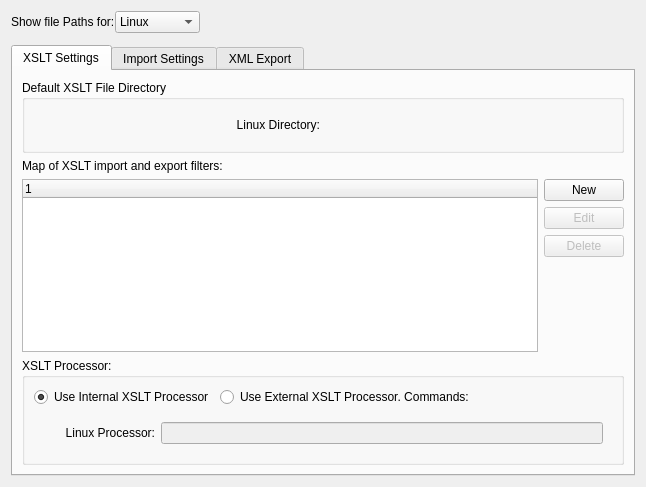
<?xml version="1.0" encoding="UTF-8"?>
<ui version="4.0">
 <comment>This file is part of the xTuple ERP: PostBooks Edition, a free and
open source Enterprise Resource Planning software suite,
Copyright (c) 1999-2018 by OpenMFG LLC, d/b/a xTuple.
It is licensed to you under the Common Public Attribution License
version 1.0, the full text of which (including xTuple-specific Exhibits)
is available at www.xtuple.com/CPAL.  By using this software, you agree
to be bound by its terms.</comment>
 <class>configureIE</class>
 <widget class="QWidget" name="configureIE">
  <property name="geometry">
   <rect>
    <x>0</x>
    <y>0</y>
    <width>646</width>
    <height>487</height>
   </rect>
  </property>
  <property name="windowTitle">
   <string>Configure Import and Export</string>
  </property>
  <layout class="QGridLayout" name="gridLayout_27">
   <item row="0" column="0">
    <layout class="QGridLayout" name="gridLayout_26">
     <property name="verticalSpacing">
      <number>12</number>
     </property>
     <item row="0" column="0">
      <layout class="QHBoxLayout" name="_osPathLit">
       <item>
        <widget class="QLabel" name="_osLit">
         <property name="text">
          <string>Show file Paths for:</string>
         </property>
        </widget>
       </item>
       <item>
        <widget class="QComboBox" name="_os">
         <item>
          <property name="text">
           <string>Linux</string>
          </property>
         </item>
         <item>
          <property name="text">
           <string>Windows</string>
          </property>
         </item>
         <item>
          <property name="text">
           <string>Macintosh</string>
          </property>
         </item>
        </widget>
       </item>
       <item>
        <spacer name="horizontalSpacer_2">
         <property name="orientation">
          <enum>Qt::Horizontal</enum>
         </property>
         <property name="sizeHint" stdset="0">
          <size>
           <width>40</width>
           <height>20</height>
          </size>
         </property>
        </spacer>
       </item>
      </layout>
     </item>
     <item row="1" column="0">
      <widget class="QTabWidget" name="_tabs">
       <property name="currentIndex">
        <number>0</number>
       </property>
       <widget class="QWidget" name="_mappingTab">
        <attribute name="title">
         <string>XSLT Settings</string>
        </attribute>
        <layout class="QGridLayout" name="gridLayout_8">
         <item row="0" column="0">
          <widget class="QGroupBox" name="_xsltDefaultDirBox">
           <property name="title">
            <string>Default XSLT File Directory</string>
           </property>
           <layout class="QGridLayout" name="gridLayout_12">
            <item row="0" column="0">
             <widget class="QStackedWidget" name="_xsltDefaultDirStack">
              <property name="currentIndex">
               <number>0</number>
              </property>
              <widget class="QWidget" name="page">
               <layout class="QGridLayout" name="gridLayout">
                <item row="0" column="0">
                 <widget class="QLabel" name="_xsltLinuxDirLit">
                  <property name="text">
                   <string>Linux Directory:</string>
                  </property>
                  <property name="alignment">
                   <set>Qt::AlignRight|Qt::AlignTrailing|Qt::AlignVCenter</set>
                  </property>
                 </widget>
                </item>
                <item row="0" column="1">
                 <widget class="FileCluster" name="_xsltLinuxDir">
                  <property name="fileMode">
                   <enum>QFileDialog::DirectoryOnly</enum>
                  </property>
                 </widget>
                </item>
               </layout>
              </widget>
              <widget class="QWidget" name="page_2">
               <layout class="QGridLayout" name="gridLayout_6">
                <item row="0" column="0">
                 <widget class="QLabel" name="_xsltWindowsDirLit">
                  <property name="text">
                   <string>Windows Directory:</string>
                  </property>
                  <property name="alignment">
                   <set>Qt::AlignRight|Qt::AlignTrailing|Qt::AlignVCenter</set>
                  </property>
                 </widget>
                </item>
                <item row="0" column="1">
                 <widget class="FileCluster" name="_xsltWindowsDir">
                  <property name="fileMode">
                   <enum>QFileDialog::DirectoryOnly</enum>
                  </property>
                 </widget>
                </item>
               </layout>
              </widget>
              <widget class="QWidget" name="page_3">
               <layout class="QGridLayout" name="gridLayout_11">
                <item row="0" column="0">
                 <widget class="QLabel" name="_xsltMacDirLit">
                  <property name="text">
                   <string>Macintosh Directory:</string>
                  </property>
                  <property name="alignment">
                   <set>Qt::AlignRight|Qt::AlignTrailing|Qt::AlignVCenter</set>
                  </property>
                 </widget>
                </item>
                <item row="0" column="1">
                 <widget class="FileCluster" name="_xsltMacDir">
                  <property name="fileMode">
                   <enum>QFileDialog::DirectoryOnly</enum>
                  </property>
                 </widget>
                </item>
               </layout>
              </widget>
             </widget>
            </item>
           </layout>
          </widget>
         </item>
         <item row="1" column="0">
          <widget class="QLabel" name="_mapLit">
           <property name="text">
            <string>Map of XSLT import and export filters:</string>
           </property>
          </widget>
         </item>
         <item row="2" column="0">
          <layout class="QHBoxLayout" name="_xsltMapLayout">
           <item>
            <widget class="XTreeWidget" name="_map">
             <property name="sizePolicy">
              <sizepolicy hsizetype="Expanding" vsizetype="Preferred">
               <horstretch>0</horstretch>
               <verstretch>0</verstretch>
              </sizepolicy>
             </property>
            </widget>
           </item>
           <item>
            <layout class="QVBoxLayout" name="_xsltButtonLayout">
             <item>
              <widget class="QPushButton" name="_newMap">
               <property name="text">
                <string>New</string>
               </property>
              </widget>
             </item>
             <item>
              <widget class="QPushButton" name="_editMap">
               <property name="enabled">
                <bool>false</bool>
               </property>
               <property name="text">
                <string>Edit</string>
               </property>
              </widget>
             </item>
             <item>
              <widget class="QPushButton" name="_deleteMap">
               <property name="enabled">
                <bool>false</bool>
               </property>
               <property name="text">
                <string>Delete</string>
               </property>
              </widget>
             </item>
             <item>
              <spacer name="_xsltButtonSpacer">
               <property name="orientation">
                <enum>Qt::Vertical</enum>
               </property>
               <property name="sizeHint" stdset="0">
                <size>
                 <width>20</width>
                 <height>0</height>
                </size>
               </property>
              </spacer>
             </item>
            </layout>
           </item>
          </layout>
         </item>
         <item row="3" column="0">
          <widget class="QGroupBox" name="_processorBox">
           <property name="title">
            <string>XSLT Processor:</string>
           </property>
           <layout class="QGridLayout" name="gridLayout_15">
            <item row="0" column="0" colspan="2">
             <layout class="QHBoxLayout" name="_xsltProcessorRadiobuttonsLayout">
              <item>
               <widget class="QRadioButton" name="_internal">
                <property name="text">
                 <string>Use Internal XSLT Processor</string>
                </property>
                <property name="checked">
                 <bool>true</bool>
                </property>
               </widget>
              </item>
              <item>
               <widget class="QRadioButton" name="_external">
                <property name="text">
                 <string>Use External XSLT Processor. Commands:</string>
                </property>
                <property name="checked">
                 <bool>false</bool>
                </property>
               </widget>
              </item>
              <item>
               <spacer name="horizontalSpacer">
                <property name="orientation">
                 <enum>Qt::Horizontal</enum>
                </property>
                <property name="sizeHint" stdset="0">
                 <size>
                  <width>40</width>
                  <height>0</height>
                 </size>
                </property>
               </spacer>
              </item>
             </layout>
            </item>
            <item row="1" column="0">
             <spacer name="_xsltProcessorOptionsSpacer">
              <property name="orientation">
               <enum>Qt::Horizontal</enum>
              </property>
              <property name="sizeType">
               <enum>QSizePolicy::Fixed</enum>
              </property>
              <property name="sizeHint" stdset="0">
               <size>
                <width>16</width>
                <height>40</height>
               </size>
              </property>
             </spacer>
            </item>
            <item row="1" column="1">
             <widget class="QStackedWidget" name="_processorStack">
              <property name="currentIndex">
               <number>0</number>
              </property>
              <widget class="QWidget" name="page_4">
               <layout class="QGridLayout" name="gridLayout_7">
                <item row="0" column="0">
                 <widget class="QLabel" name="_linuxCmdLit">
                  <property name="text">
                   <string>Linux Processor:</string>
                  </property>
                  <property name="alignment">
                   <set>Qt::AlignRight|Qt::AlignTrailing|Qt::AlignVCenter</set>
                  </property>
                 </widget>
                </item>
                <item row="0" column="1">
                 <widget class="QLineEdit" name="_linuxCmd">
                  <property name="enabled">
                   <bool>false</bool>
                  </property>
                 </widget>
                </item>
               </layout>
              </widget>
              <widget class="QWidget" name="page_5">
               <layout class="QGridLayout" name="gridLayout_13">
                <item row="0" column="0">
                 <widget class="QLabel" name="_windowsCmdLit">
                  <property name="text">
                   <string>Windows Processor:</string>
                  </property>
                  <property name="alignment">
                   <set>Qt::AlignRight|Qt::AlignTrailing|Qt::AlignVCenter</set>
                  </property>
                 </widget>
                </item>
                <item row="0" column="1">
                 <widget class="QLineEdit" name="_windowsCmd">
                  <property name="enabled">
                   <bool>false</bool>
                  </property>
                 </widget>
                </item>
               </layout>
              </widget>
              <widget class="QWidget" name="page_6">
               <layout class="QGridLayout" name="gridLayout_14">
                <item row="0" column="0">
                 <widget class="QLabel" name="_macCmdLit">
                  <property name="text">
                   <string>Macintosh Processor:</string>
                  </property>
                  <property name="alignment">
                   <set>Qt::AlignRight|Qt::AlignTrailing|Qt::AlignVCenter</set>
                  </property>
                 </widget>
                </item>
                <item row="0" column="1">
                 <widget class="QLineEdit" name="_macCmd">
                  <property name="enabled">
                   <bool>false</bool>
                  </property>
                 </widget>
                </item>
               </layout>
              </widget>
             </widget>
            </item>
           </layout>
          </widget>
         </item>
        </layout>
       </widget>
       <widget class="QWidget" name="_importTab">
        <attribute name="title">
         <string>Import Settings</string>
        </attribute>
        <layout class="QGridLayout" name="gridLayout_10">
         <item row="0" column="0">
          <widget class="QTabWidget" name="_importTabs">
           <property name="sizePolicy">
            <sizepolicy hsizetype="Expanding" vsizetype="Expanding">
             <horstretch>0</horstretch>
             <verstretch>1</verstretch>
            </sizepolicy>
           </property>
           <property name="currentIndex">
            <number>0</number>
           </property>
           <widget class="QWidget" name="_dirTab">
            <attribute name="title">
             <string>Directories</string>
            </attribute>
            <layout class="QVBoxLayout" name="verticalLayout_4">
             <item>
              <widget class="QGroupBox" name="_importFileBox">
               <property name="title">
                <string>Default Import File Directory</string>
               </property>
               <layout class="QGridLayout" name="gridLayout_18">
                <item row="0" column="0">
                 <widget class="QStackedWidget" name="_importFileStack">
                  <property name="currentIndex">
                   <number>0</number>
                  </property>
                  <widget class="QWidget" name="page_7">
                   <layout class="QGridLayout" name="gridLayout_5">
                    <item row="0" column="0">
                     <widget class="QLabel" name="__importLinuxDirLit">
                      <property name="text">
                       <string>Linux Directory:</string>
                      </property>
                      <property name="alignment">
                       <set>Qt::AlignRight|Qt::AlignTrailing|Qt::AlignVCenter</set>
                      </property>
                     </widget>
                    </item>
                    <item row="0" column="1">
                     <widget class="FileCluster" name="_importLinuxDir">
                      <property name="fileMode">
                       <enum>QFileDialog::DirectoryOnly</enum>
                      </property>
                     </widget>
                    </item>
                   </layout>
                  </widget>
                  <widget class="QWidget" name="page_8">
                   <layout class="QGridLayout" name="gridLayout_16">
                    <item row="0" column="0">
                     <widget class="QLabel" name="_importWindowsDirLit">
                      <property name="text">
                       <string>Windows Directory:</string>
                      </property>
                      <property name="alignment">
                       <set>Qt::AlignRight|Qt::AlignTrailing|Qt::AlignVCenter</set>
                      </property>
                     </widget>
                    </item>
                    <item row="0" column="1">
                     <widget class="FileCluster" name="_importWindowsDir">
                      <property name="fileMode">
                       <enum>QFileDialog::DirectoryOnly</enum>
                      </property>
                     </widget>
                    </item>
                   </layout>
                  </widget>
                  <widget class="QWidget" name="page_9">
                   <layout class="QGridLayout" name="gridLayout_17">
                    <item row="0" column="0">
                     <widget class="QLabel" name="_importMacDirLit">
                      <property name="text">
                       <string>Macintosh Directory:</string>
                      </property>
                      <property name="alignment">
                       <set>Qt::AlignRight|Qt::AlignTrailing|Qt::AlignVCenter</set>
                      </property>
                     </widget>
                    </item>
                    <item row="0" column="1">
                     <widget class="FileCluster" name="_importMacDir">
                      <property name="fileMode">
                       <enum>QFileDialog::DirectoryOnly</enum>
                      </property>
                     </widget>
                    </item>
                   </layout>
                  </widget>
                 </widget>
                </item>
               </layout>
              </widget>
             </item>
             <item>
              <spacer name="verticalSpacer_4">
               <property name="orientation">
                <enum>Qt::Vertical</enum>
               </property>
               <property name="sizeHint" stdset="0">
                <size>
                 <width>20</width>
                 <height>160</height>
                </size>
               </property>
              </spacer>
             </item>
            </layout>
           </widget>
           <widget class="QWidget" name="_xmlImportTab">
            <attribute name="title">
             <string>General Import Options</string>
            </attribute>
            <layout class="QGridLayout" name="gridLayout_9">
             <item row="0" column="0">
              <widget class="QGroupBox" name="_importSuccessGroup">
               <property name="title">
                <string>Successful Imports:</string>
               </property>
               <layout class="QFormLayout" name="formLayout_2">
                <item row="0" column="0">
                 <widget class="XLabel" name="_importSuccessSelectorLit">
                  <property name="text">
                   <string>After successful import:</string>
                  </property>
                 </widget>
                </item>
                <item row="1" column="0" colspan="2">
                 <widget class="FileMoveSelector" name="_importSuccessSelector"/>
                </item>
               </layout>
              </widget>
             </item>
             <item row="1" column="0">
              <widget class="QGroupBox" name="_importFailureGroup">
               <property name="title">
                <string>Error Handling:</string>
               </property>
               <layout class="QFormLayout" name="formLayout">
                <property name="fieldGrowthPolicy">
                 <enum>QFormLayout::FieldsStayAtSizeHint</enum>
                </property>
                <item row="0" column="0">
                 <widget class="XLabel" name="_importErrorSelectorLit">
                  <property name="text">
                   <string>After error during import:</string>
                  </property>
                 </widget>
                </item>
                <item row="2" column="0" colspan="2">
                 <widget class="XCheckBox" name="_importErrorXMLHandling">
                  <property name="toolTip">
                   <string>Note: If this is selected, XML files will always be handled as though they were successfully imported, even though an error file may have been produced.</string>
                  </property>
                  <property name="text">
                   <string>Save failed XML elements to a separate file</string>
                  </property>
                  <property name="forgetful">
                   <bool>true</bool>
                  </property>
                 </widget>
                </item>
                <item row="1" column="0" colspan="2">
                 <widget class="FileMoveSelector" name="_importErrorSelector"/>
                </item>
               </layout>
              </widget>
             </item>
             <item row="2" column="0">
              <spacer name="verticalSpacer_3">
               <property name="orientation">
                <enum>Qt::Vertical</enum>
               </property>
               <property name="sizeHint" stdset="0">
                <size>
                 <width>20</width>
                 <height>0</height>
                </size>
               </property>
              </spacer>
             </item>
            </layout>
           </widget>
           <widget class="QWidget" name="_csvImportTab">
            <attribute name="title">
             <string>CSV Import Options</string>
            </attribute>
            <layout class="QGridLayout" name="gridLayout_3">
             <item row="0" column="0" colspan="2">
              <widget class="QGroupBox" name="_csvImportBox">
               <property name="title">
                <string>CSV Atlas Directory</string>
               </property>
               <layout class="QGridLayout" name="gridLayout_22">
                <item row="0" column="0">
                 <widget class="QStackedWidget" name="_csvImportStack">
                  <property name="currentIndex">
                   <number>0</number>
                  </property>
                  <widget class="QWidget" name="page_10">
                   <layout class="QGridLayout" name="gridLayout_19">
                    <item row="0" column="2">
                     <widget class="FileCluster" name="_atlasLinuxDir">
                      <property name="fileMode">
                       <enum>QFileDialog::DirectoryOnly</enum>
                      </property>
                     </widget>
                    </item>
                    <item row="0" column="1">
                     <widget class="XLabel" name="_atlasLinuxDirLit">
                      <property name="text">
                       <string>Linux Directory:</string>
                      </property>
                      <property name="alignment">
                       <set>Qt::AlignRight|Qt::AlignTrailing|Qt::AlignVCenter</set>
                      </property>
                     </widget>
                    </item>
                   </layout>
                  </widget>
                  <widget class="QWidget" name="page_11">
                   <layout class="QGridLayout" name="gridLayout_20">
                    <item row="0" column="0">
                     <widget class="XLabel" name="_atlasWindowsDirLit">
                      <property name="text">
                       <string>Windows Directory:</string>
                      </property>
                      <property name="alignment">
                       <set>Qt::AlignRight|Qt::AlignTrailing|Qt::AlignVCenter</set>
                      </property>
                     </widget>
                    </item>
                    <item row="0" column="1">
                     <widget class="FileCluster" name="_atlasWindowsDir">
                      <property name="fileMode">
                       <enum>QFileDialog::DirectoryOnly</enum>
                      </property>
                     </widget>
                    </item>
                   </layout>
                  </widget>
                  <widget class="QWidget" name="page_12">
                   <layout class="QGridLayout" name="gridLayout_21">
                    <item row="0" column="0">
                     <widget class="XLabel" name="_atlasMacDirLit">
                      <property name="text">
                       <string>Macintosh Directory:</string>
                      </property>
                      <property name="alignment">
                       <set>Qt::AlignRight|Qt::AlignTrailing|Qt::AlignVCenter</set>
                      </property>
                     </widget>
                    </item>
                    <item row="0" column="1">
                     <widget class="FileCluster" name="_atlasMacDir">
                      <property name="fileMode">
                       <enum>QFileDialog::DirectoryOnly</enum>
                      </property>
                     </widget>
                    </item>
                   </layout>
                  </widget>
                 </widget>
                </item>
               </layout>
              </widget>
             </item>
             <item row="1" column="0">
              <widget class="XLabel" name="_atlasMapLit">
               <property name="text">
                <string>Map of CSV file properties and CSV Atlas files:</string>
               </property>
              </widget>
             </item>
             <item row="2" column="0">
              <widget class="XTreeWidget" name="_atlasMap"/>
             </item>
             <item row="2" column="1">
              <layout class="QVBoxLayout" name="verticalLayout_2">
               <property name="rightMargin">
                <number>10</number>
               </property>
               <item>
                <widget class="QPushButton" name="_newAtlasMap">
                 <property name="text">
                  <string>New</string>
                 </property>
                </widget>
               </item>
               <item>
                <widget class="QPushButton" name="_editAtlasMap">
                 <property name="enabled">
                  <bool>false</bool>
                 </property>
                 <property name="text">
                  <string>Edit</string>
                 </property>
                </widget>
               </item>
               <item>
                <widget class="QPushButton" name="_deleteAtlasMap">
                 <property name="enabled">
                  <bool>false</bool>
                 </property>
                 <property name="text">
                  <string>Delete</string>
                 </property>
                </widget>
               </item>
               <item>
                <spacer name="verticalSpacer_2">
                 <property name="orientation">
                  <enum>Qt::Vertical</enum>
                 </property>
                 <property name="sizeHint" stdset="0">
                  <size>
                   <width>20</width>
                   <height>40</height>
                  </size>
                 </property>
                </spacer>
               </item>
              </layout>
             </item>
            </layout>
           </widget>
          </widget>
         </item>
        </layout>
       </widget>
       <widget class="QWidget" name="_exportTab">
        <attribute name="title">
         <string>XML Export</string>
        </attribute>
        <layout class="QGridLayout" name="gridLayout_2">
         <item row="0" column="0">
          <widget class="QGroupBox" name="_exportFileBox">
           <property name="title">
            <string>Default Export File Directory</string>
           </property>
           <layout class="QGridLayout" name="gridLayout_25">
            <item row="0" column="0">
             <widget class="QStackedWidget" name="_exportFileStack">
              <property name="currentIndex">
               <number>0</number>
              </property>
              <widget class="QWidget" name="page_13">
               <layout class="QGridLayout" name="gridLayout_4">
                <item row="0" column="0">
                 <widget class="QLabel" name="_exportLinuxDirLit">
                  <property name="text">
                   <string>Linux Directory:</string>
                  </property>
                  <property name="alignment">
                   <set>Qt::AlignRight|Qt::AlignTrailing|Qt::AlignVCenter</set>
                  </property>
                 </widget>
                </item>
                <item row="0" column="1">
                 <widget class="FileCluster" name="_exportLinuxDir">
                  <property name="fileMode">
                   <enum>QFileDialog::DirectoryOnly</enum>
                  </property>
                 </widget>
                </item>
               </layout>
              </widget>
              <widget class="QWidget" name="page_14">
               <layout class="QGridLayout" name="gridLayout_23">
                <item row="0" column="0">
                 <widget class="QLabel" name="_exportWindowsDirLit">
                  <property name="text">
                   <string>Windows Directory:</string>
                  </property>
                  <property name="alignment">
                   <set>Qt::AlignRight|Qt::AlignTrailing|Qt::AlignVCenter</set>
                  </property>
                 </widget>
                </item>
                <item row="0" column="1">
                 <widget class="FileCluster" name="_exportWindowsDir">
                  <property name="fileMode">
                   <enum>QFileDialog::DirectoryOnly</enum>
                  </property>
                 </widget>
                </item>
               </layout>
              </widget>
              <widget class="QWidget" name="page_15">
               <layout class="QGridLayout" name="gridLayout_24">
                <item row="0" column="0">
                 <widget class="QLabel" name="_exportMacDirLit">
                  <property name="text">
                   <string>Macintosh Directory:</string>
                  </property>
                  <property name="alignment">
                   <set>Qt::AlignRight|Qt::AlignTrailing|Qt::AlignVCenter</set>
                  </property>
                 </widget>
                </item>
                <item row="0" column="1">
                 <widget class="FileCluster" name="_exportMacDir">
                  <property name="fileMode">
                   <enum>QFileDialog::DirectoryOnly</enum>
                  </property>
                 </widget>
                </item>
               </layout>
              </widget>
             </widget>
            </item>
           </layout>
          </widget>
         </item>
         <item row="1" column="0">
          <spacer name="verticalSpacer">
           <property name="orientation">
            <enum>Qt::Vertical</enum>
           </property>
           <property name="sizeHint" stdset="0">
            <size>
             <width>20</width>
             <height>40</height>
            </size>
           </property>
          </spacer>
         </item>
        </layout>
       </widget>
      </widget>
     </item>
    </layout>
   </item>
  </layout>
 </widget>
 <customwidgets>
  <customwidget>
   <class>FileCluster</class>
   <extends>QWidget</extends>
   <header>filecluster.h</header>
  </customwidget>
  <customwidget>
   <class>FileMoveSelector</class>
   <extends>QWidget</extends>
   <header>filemoveselector.h</header>
  </customwidget>
  <customwidget>
   <class>XCheckBox</class>
   <extends>QCheckBox</extends>
   <header>xcheckbox.h</header>
  </customwidget>
  <customwidget>
   <class>XLabel</class>
   <extends>QLabel</extends>
   <header>xlabel.h</header>
  </customwidget>
  <customwidget>
   <class>XTreeWidget</class>
   <extends>QTreeWidget</extends>
   <header>xtreewidget.h</header>
   <container>1</container>
  </customwidget>
 </customwidgets>
 <tabstops>
  <tabstop>_map</tabstop>
  <tabstop>_newMap</tabstop>
  <tabstop>_editMap</tabstop>
  <tabstop>_deleteMap</tabstop>
  <tabstop>_internal</tabstop>
  <tabstop>_external</tabstop>
  <tabstop>_linuxCmd</tabstop>
  <tabstop>_windowsCmd</tabstop>
  <tabstop>_macCmd</tabstop>
  <tabstop>_importTabs</tabstop>
  <tabstop>_atlasMap</tabstop>
  <tabstop>_newAtlasMap</tabstop>
  <tabstop>_editAtlasMap</tabstop>
  <tabstop>_deleteAtlasMap</tabstop>
 </tabstops>
 <resources/>
 <connections>
  <connection>
   <sender>_map</sender>
   <signal>valid(bool)</signal>
   <receiver>_editMap</receiver>
   <slot>setEnabled(bool)</slot>
   <hints>
    <hint type="sourcelabel">
     <x>280</x>
     <y>354</y>
    </hint>
    <hint type="destinationlabel">
     <x>657</x>
     <y>285</y>
    </hint>
   </hints>
  </connection>
  <connection>
   <sender>_map</sender>
   <signal>valid(bool)</signal>
   <receiver>_deleteMap</receiver>
   <slot>setEnabled(bool)</slot>
   <hints>
    <hint type="sourcelabel">
     <x>280</x>
     <y>354</y>
    </hint>
    <hint type="destinationlabel">
     <x>657</x>
     <y>319</y>
    </hint>
   </hints>
  </connection>
  <connection>
   <sender>_external</sender>
   <signal>toggled(bool)</signal>
   <receiver>_macCmd</receiver>
   <slot>setEnabled(bool)</slot>
   <hints>
    <hint type="sourcelabel">
     <x>544</x>
     <y>454</y>
    </hint>
    <hint type="destinationlabel">
     <x>176</x>
     <y>494</y>
    </hint>
   </hints>
  </connection>
  <connection>
   <sender>_external</sender>
   <signal>toggled(bool)</signal>
   <receiver>_windowsCmd</receiver>
   <slot>setEnabled(bool)</slot>
   <hints>
    <hint type="sourcelabel">
     <x>544</x>
     <y>454</y>
    </hint>
    <hint type="destinationlabel">
     <x>176</x>
     <y>494</y>
    </hint>
   </hints>
  </connection>
  <connection>
   <sender>_external</sender>
   <signal>toggled(bool)</signal>
   <receiver>_linuxCmd</receiver>
   <slot>setEnabled(bool)</slot>
   <hints>
    <hint type="sourcelabel">
     <x>544</x>
     <y>454</y>
    </hint>
    <hint type="destinationlabel">
     <x>631</x>
     <y>498</y>
    </hint>
   </hints>
  </connection>
  <connection>
   <sender>_atlasMap</sender>
   <signal>valid(bool)</signal>
   <receiver>_editAtlasMap</receiver>
   <slot>setEnabled(bool)</slot>
   <hints>
    <hint type="sourcelabel">
     <x>83</x>
     <y>132</y>
    </hint>
    <hint type="destinationlabel">
     <x>193</x>
     <y>162</y>
    </hint>
   </hints>
  </connection>
  <connection>
   <sender>_atlasMap</sender>
   <signal>valid(bool)</signal>
   <receiver>_deleteAtlasMap</receiver>
   <slot>setEnabled(bool)</slot>
   <hints>
    <hint type="sourcelabel">
     <x>83</x>
     <y>132</y>
    </hint>
    <hint type="destinationlabel">
     <x>193</x>
     <y>162</y>
    </hint>
   </hints>
  </connection>
  <connection>
   <sender>_os</sender>
   <signal>currentIndexChanged(int)</signal>
   <receiver>_xsltDefaultDirStack</receiver>
   <slot>setCurrentIndex(int)</slot>
   <hints>
    <hint type="sourcelabel">
     <x>256</x>
     <y>38</y>
    </hint>
    <hint type="destinationlabel">
     <x>381</x>
     <y>162</y>
    </hint>
   </hints>
  </connection>
  <connection>
   <sender>_os</sender>
   <signal>currentIndexChanged(int)</signal>
   <receiver>_processorStack</receiver>
   <slot>setCurrentIndex(int)</slot>
   <hints>
    <hint type="sourcelabel">
     <x>256</x>
     <y>38</y>
    </hint>
    <hint type="destinationlabel">
     <x>415</x>
     <y>467</y>
    </hint>
   </hints>
  </connection>
  <connection>
   <sender>_os</sender>
   <signal>currentIndexChanged(int)</signal>
   <receiver>_importFileStack</receiver>
   <slot>setCurrentIndex(int)</slot>
   <hints>
    <hint type="sourcelabel">
     <x>256</x>
     <y>38</y>
    </hint>
    <hint type="destinationlabel">
     <x>369</x>
     <y>197</y>
    </hint>
   </hints>
  </connection>
  <connection>
   <sender>_os</sender>
   <signal>currentIndexChanged(int)</signal>
   <receiver>_csvImportStack</receiver>
   <slot>setCurrentIndex(int)</slot>
   <hints>
    <hint type="sourcelabel">
     <x>256</x>
     <y>38</y>
    </hint>
    <hint type="destinationlabel">
     <x>150</x>
     <y>132</y>
    </hint>
   </hints>
  </connection>
  <connection>
   <sender>_os</sender>
   <signal>currentIndexChanged(int)</signal>
   <receiver>_exportFileStack</receiver>
   <slot>setCurrentIndex(int)</slot>
   <hints>
    <hint type="sourcelabel">
     <x>256</x>
     <y>38</y>
    </hint>
    <hint type="destinationlabel">
     <x>135</x>
     <y>100</y>
    </hint>
   </hints>
  </connection>
 </connections>
</ui>
